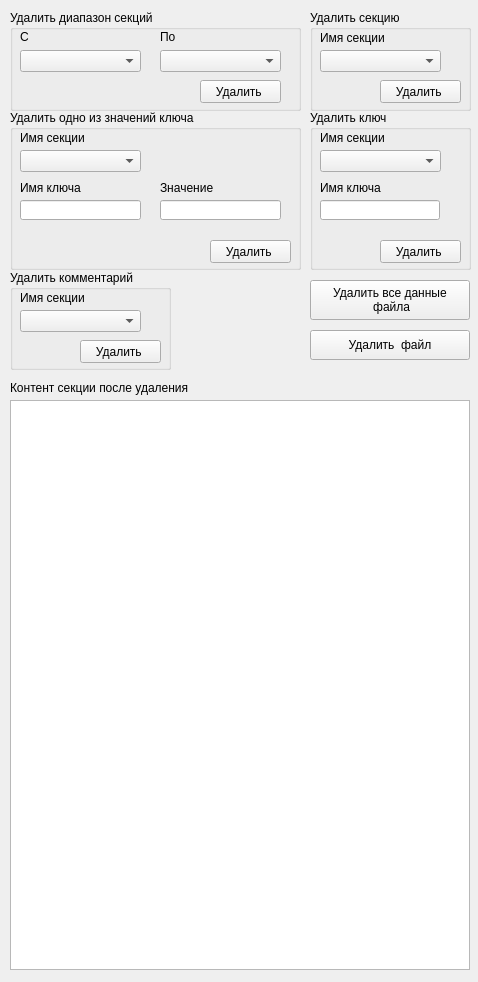
<?xml version="1.0" encoding="UTF-8"?>
<ui version="4.0">
 <class>DeleteData</class>
 <widget class="QWidget" name="DeleteData">
  <property name="geometry">
   <rect>
    <x>0</x>
    <y>0</y>
    <width>478</width>
    <height>982</height>
   </rect>
  </property>
  <property name="windowTitle">
   <string>Form</string>
  </property>
  <widget class="QGroupBox" name="RangeSections">
   <property name="geometry">
    <rect>
     <x>10</x>
     <y>10</y>
     <width>291</width>
     <height>101</height>
    </rect>
   </property>
   <property name="title">
    <string>Удалить диапазон секций</string>
   </property>
   <widget class="QLabel" name="label">
    <property name="geometry">
     <rect>
      <x>10</x>
      <y>20</y>
      <width>47</width>
      <height>13</height>
     </rect>
    </property>
    <property name="text">
     <string>С</string>
    </property>
   </widget>
   <widget class="QLabel" name="label_2">
    <property name="geometry">
     <rect>
      <x>150</x>
      <y>20</y>
      <width>47</width>
      <height>13</height>
     </rect>
    </property>
    <property name="text">
     <string>По</string>
    </property>
   </widget>
   <widget class="QComboBox" name="comboBoxFromRemovableSection">
    <property name="geometry">
     <rect>
      <x>10</x>
      <y>40</y>
      <width>121</width>
      <height>22</height>
     </rect>
    </property>
   </widget>
   <widget class="QComboBox" name="comboBoxToRemovableSection">
    <property name="geometry">
     <rect>
      <x>150</x>
      <y>40</y>
      <width>121</width>
      <height>22</height>
     </rect>
    </property>
   </widget>
   <widget class="QPushButton" name="pushButtonDeleteRangeSections">
    <property name="geometry">
     <rect>
      <x>190</x>
      <y>70</y>
      <width>81</width>
      <height>23</height>
     </rect>
    </property>
    <property name="text">
     <string>Удалить </string>
    </property>
   </widget>
  </widget>
  <widget class="QGroupBox" name="Section">
   <property name="geometry">
    <rect>
     <x>310</x>
     <y>10</y>
     <width>161</width>
     <height>101</height>
    </rect>
   </property>
   <property name="title">
    <string>Удалить секцию</string>
   </property>
   <widget class="QComboBox" name="comboBoxRemovableSection">
    <property name="geometry">
     <rect>
      <x>10</x>
      <y>40</y>
      <width>121</width>
      <height>22</height>
     </rect>
    </property>
   </widget>
   <widget class="QLabel" name="label_11">
    <property name="geometry">
     <rect>
      <x>10</x>
      <y>20</y>
      <width>71</width>
      <height>16</height>
     </rect>
    </property>
    <property name="text">
     <string>Имя секции</string>
    </property>
   </widget>
   <widget class="QPushButton" name="pushButtonDeleteOneSection">
    <property name="geometry">
     <rect>
      <x>70</x>
      <y>70</y>
      <width>81</width>
      <height>23</height>
     </rect>
    </property>
    <property name="text">
     <string>Удалить </string>
    </property>
   </widget>
  </widget>
  <widget class="QGroupBox" name="Key">
   <property name="geometry">
    <rect>
     <x>310</x>
     <y>110</y>
     <width>161</width>
     <height>160</height>
    </rect>
   </property>
   <property name="title">
    <string>Удалить ключ</string>
   </property>
   <widget class="QLabel" name="label_8">
    <property name="geometry">
     <rect>
      <x>10</x>
      <y>20</y>
      <width>71</width>
      <height>16</height>
     </rect>
    </property>
    <property name="text">
     <string>Имя секции</string>
    </property>
   </widget>
   <widget class="QComboBox" name="comboBoxNameSectionDeleteKey">
    <property name="geometry">
     <rect>
      <x>10</x>
      <y>40</y>
      <width>121</width>
      <height>22</height>
     </rect>
    </property>
   </widget>
   <widget class="QLabel" name="label_9">
    <property name="geometry">
     <rect>
      <x>10</x>
      <y>70</y>
      <width>70</width>
      <height>16</height>
     </rect>
    </property>
    <property name="text">
     <string>Имя ключа</string>
    </property>
   </widget>
   <widget class="QPushButton" name="pushButtonDeleteKey">
    <property name="geometry">
     <rect>
      <x>70</x>
      <y>130</y>
      <width>81</width>
      <height>23</height>
     </rect>
    </property>
    <property name="text">
     <string>Удалить </string>
    </property>
   </widget>
   <widget class="QLineEdit" name="lineEditRemovableKey">
    <property name="geometry">
     <rect>
      <x>10</x>
      <y>90</y>
      <width>120</width>
      <height>20</height>
     </rect>
    </property>
   </widget>
  </widget>
  <widget class="QGroupBox" name="ValueInKey">
   <property name="geometry">
    <rect>
     <x>10</x>
     <y>110</y>
     <width>291</width>
     <height>160</height>
    </rect>
   </property>
   <property name="title">
    <string>Удалить одно из значений ключа</string>
   </property>
   <widget class="QComboBox" name="comboBoxNameSectionForDeleteValue">
    <property name="geometry">
     <rect>
      <x>10</x>
      <y>40</y>
      <width>121</width>
      <height>22</height>
     </rect>
    </property>
   </widget>
   <widget class="QLabel" name="label_10">
    <property name="geometry">
     <rect>
      <x>10</x>
      <y>20</y>
      <width>71</width>
      <height>16</height>
     </rect>
    </property>
    <property name="text">
     <string>Имя секции</string>
    </property>
   </widget>
   <widget class="QLabel" name="label_12">
    <property name="geometry">
     <rect>
      <x>10</x>
      <y>70</y>
      <width>71</width>
      <height>16</height>
     </rect>
    </property>
    <property name="text">
     <string>Имя ключа</string>
    </property>
   </widget>
   <widget class="QLabel" name="label_13">
    <property name="geometry">
     <rect>
      <x>150</x>
      <y>70</y>
      <width>61</width>
      <height>16</height>
     </rect>
    </property>
    <property name="text">
     <string>Значение</string>
    </property>
   </widget>
   <widget class="QPushButton" name="pushButtonDeleteValueInKey">
    <property name="geometry">
     <rect>
      <x>200</x>
      <y>130</y>
      <width>81</width>
      <height>23</height>
     </rect>
    </property>
    <property name="text">
     <string>Удалить </string>
    </property>
   </widget>
   <widget class="QLineEdit" name="lineEditNameKeyForDeleteValue">
    <property name="geometry">
     <rect>
      <x>10</x>
      <y>90</y>
      <width>121</width>
      <height>20</height>
     </rect>
    </property>
   </widget>
   <widget class="QLineEdit" name="lineEditRemovableValue">
    <property name="geometry">
     <rect>
      <x>150</x>
      <y>90</y>
      <width>121</width>
      <height>20</height>
     </rect>
    </property>
   </widget>
  </widget>
  <widget class="QGroupBox" name="Comment">
   <property name="geometry">
    <rect>
     <x>10</x>
     <y>270</y>
     <width>161</width>
     <height>100</height>
    </rect>
   </property>
   <property name="title">
    <string>Удалить комментарий</string>
   </property>
   <widget class="QLabel" name="label_15">
    <property name="geometry">
     <rect>
      <x>10</x>
      <y>20</y>
      <width>71</width>
      <height>16</height>
     </rect>
    </property>
    <property name="text">
     <string>Имя секции</string>
    </property>
   </widget>
   <widget class="QComboBox" name="comboBoxNameSectionForDeleteComment">
    <property name="geometry">
     <rect>
      <x>10</x>
      <y>40</y>
      <width>121</width>
      <height>22</height>
     </rect>
    </property>
   </widget>
   <widget class="QPushButton" name="pushButtonDeleteComment">
    <property name="geometry">
     <rect>
      <x>70</x>
      <y>70</y>
      <width>81</width>
      <height>23</height>
     </rect>
    </property>
    <property name="text">
     <string>Удалить </string>
    </property>
   </widget>
  </widget>
  <widget class="QLabel" name="label_3">
   <property name="geometry">
    <rect>
     <x>10</x>
     <y>380</y>
     <width>181</width>
     <height>16</height>
    </rect>
   </property>
   <property name="text">
    <string>Контент секции после удаления</string>
   </property>
  </widget>
  <widget class="QTextBrowser" name="textBrowser">
   <property name="geometry">
    <rect>
     <x>10</x>
     <y>400</y>
     <width>460</width>
     <height>570</height>
    </rect>
   </property>
  </widget>
  <widget class="QPushButton" name="pushButtonDeleteData">
   <property name="geometry">
    <rect>
     <x>310</x>
     <y>280</y>
     <width>160</width>
     <height>40</height>
    </rect>
   </property>
   <property name="text">
    <string>Удалить все данные
 файла</string>
   </property>
  </widget>
  <widget class="QPushButton" name="pushButtonDeleteFile">
   <property name="geometry">
    <rect>
     <x>310</x>
     <y>330</y>
     <width>160</width>
     <height>30</height>
    </rect>
   </property>
   <property name="text">
    <string>Удалить  файл</string>
   </property>
  </widget>
 </widget>
 <resources/>
 <connections/>
</ui>
